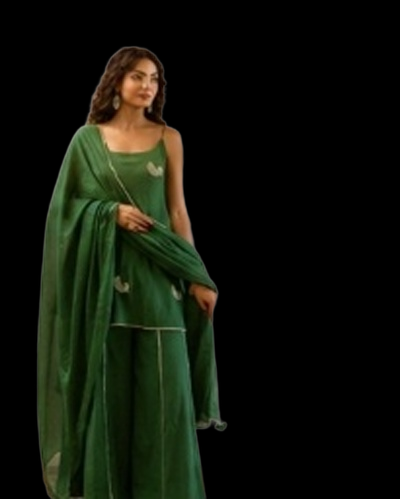
#> input picture scratch/green_dress_nobg.png, 400 x 499 px, given in place of woman_no_jewelry_tryon_1788362616967.jpg, which was not available
$ python seamless_white_dress.py
#> lines starting #> are read from the running program, lines starting #| are printed output that depends on the picture; after the words box and inside, x2 and y2 are one past the last pixel; in counts of white or black regions, pixels touching at a corner belong together; pictures that were not available may be replaced by others from this repository, and a replacement may not be noted
import cv2
import numpy as np
from PIL import Image

# 1. Load clean background
bg = cv2.imread(r"C:\Users\indra\.gemini\antigravity-ide\brain\cd2b60ca-e51e-4f7d-9fe5-d16f2bae4c0b\woman_no_jewelry_tryon_1788362616967.jpg")
#> bg is the input picture: shape (499, 400, 3); mean B, G, R 9.6, 19.2, 15.6
h, w = bg.shape[:2]
#> h = 499; w = 400

# Clean canvas: Inpaint entire vertical strip where previous model stood
inpaint_mask = np.zeros((h, w), dtype=np.uint8)
inpaint_mask[0:int(h*0.96), int(w*0.20):int(w*0.80)] = 255
clean_canvas = cv2.inpaint(bg, inpaint_mask, 35, cv2.INPAINT_TELEA)

# 2. Load isolated white sequence dress (rembg)
g_nobg = Image.open("scratch/white_dress_nobg.png").convert("RGBA")
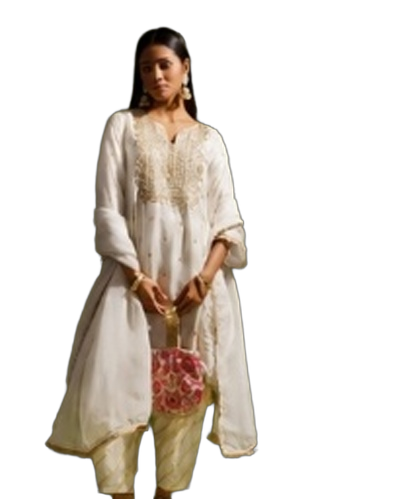
#> input picture scratch/white_dress_nobg.png, 400 x 499 px, found by its file name
#> g_nobg is the input picture: PIL image 400x499 RGBA; mean R, G, B, A 50.4, 43.7, 37.1, 77.1
dress_rgba = np.array(g_nobg)

dress_bgra = np.zeros_like(dress_rgba)
dress_bgra[:, :, 0] = dress_rgba[:, :, 2]
dress_bgra[:, :, 1] = dress_rgba[:, :, 1]
dress_bgra[:, :, 2] = dress_rgba[:, :, 0]
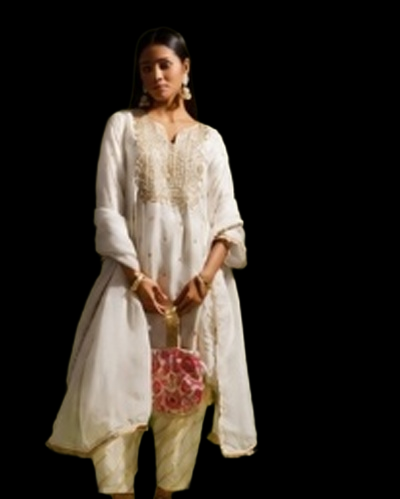
#> dress_bgra: shape (499, 400, 4); mean B, G, R, A 37.1, 43.7, 50.4, 0
dress_bgra[:, :, 3] = dress_rgba[:, :, 3]

alpha = dress_bgra[:, :, 3]
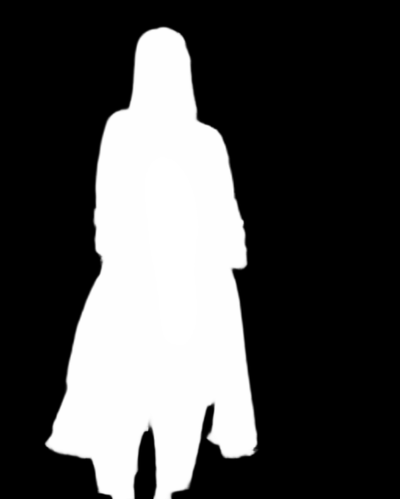
#> alpha: shape (499, 400); min 0, max 255, mean 77.1
y_idx, x_idx = np.where(alpha > 15)
cropped = dress_bgra[y_idx.min():y_idx.max(), x_idx.min():x_idx.max()]

target_h = int(h * 0.90)
#> target_h = 449
target_w = int(cropped.shape[1] * (target_h / float(cropped.shape[0])))
#> target_w = 202
fitted = cv2.resize(cropped, (target_w, target_h), interpolation=cv2.INTER_LANCZOS4)
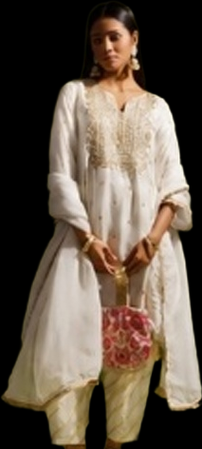
#> fitted: shape (449, 202, 4); mean B, G, R, A 73.6, 86.8, 100.1, 152.9

# Place onto clean canvas
x_pos = int((w - target_w) / 2)
#> x_pos = 99
y_pos = int(h * 0.05)
#> y_pos = 24

src_img = np.zeros((h, w, 3), dtype=np.uint8)
src_mask = np.zeros((h, w), dtype=np.uint8)

src_img[y_pos:y_pos+target_h, x_pos:x_pos+target_w] = fitted[:, :, :3]
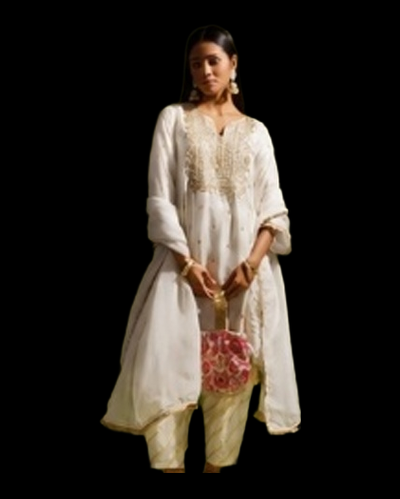
#> src_img: shape (499, 400, 3); mean B, G, R 33.5, 39.4, 45.5
src_mask[y_pos:y_pos+target_h, x_pos:x_pos+target_w] = (fitted[:, :, 3] > 20).astype(np.uint8) * 255
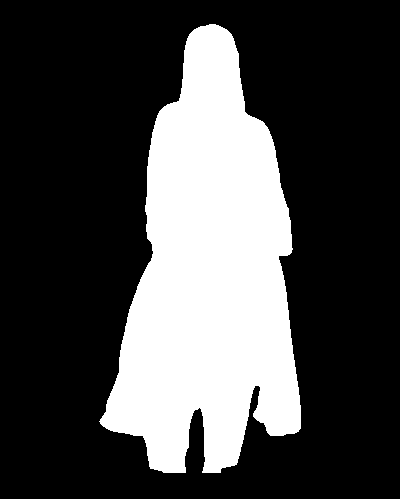
#> src_mask: shape (499, 400); 28.1% white; 1 white region, box (x1, y1, x2, y2) and area: (99, 24, 301, 473) 56029

src_mask_feather = cv2.GaussianBlur(src_mask, (5, 5), 0)
alpha_norm = (src_mask_feather / 255.0)[:, :, np.newaxis]

final_composite = (src_img * alpha_norm + clean_canvas * (1.0 - alpha_norm)).astype(np.uint8)
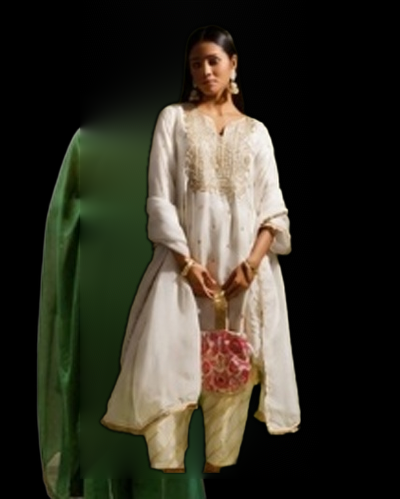
#> final_composite: shape (499, 400, 3); mean B, G, R 38.5, 49.9, 52.5

# Save result
cv2.imwrite("assets/dataset_14/tryons/white_embroidered_anarkali.jpg", final_composite)
print("Finished perfect clean White Sequence Dress tryon!")
